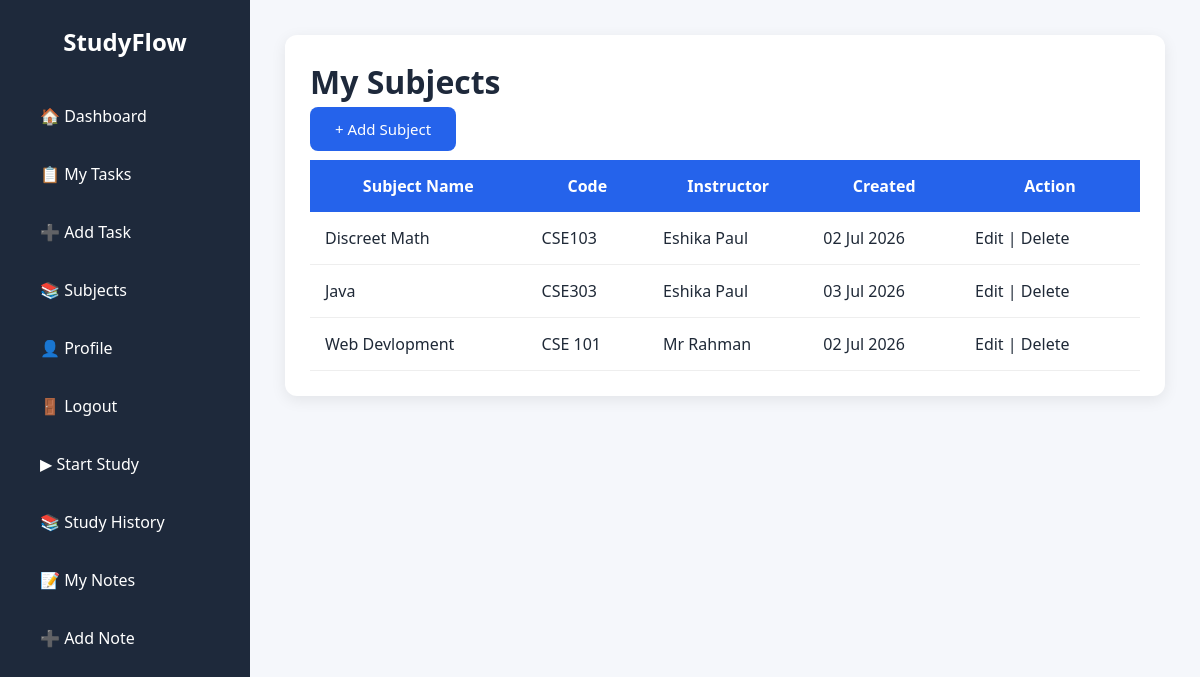
Screenshot of /Views/subject/list.php (signed in) with the database file from the repository.
### tables this page shows
CREATE TABLE `subjects` (
  `id` int(11) NOT NULL,
  `user_id` int(11) NOT NULL,
  `subject_name` varchar(100) NOT NULL,
  `subject_code` varchar(50) DEFAULT NULL,
  `instructor` varchar(100) DEFAULT NULL,
  `created_at` timestamp NOT NULL DEFAULT current_timestamp()
);

### Models/Subject.php (called while the page is built, shortened)
<?php
class Subject
{
    private $conn;
    public function __construct($db)
    {
        $this->conn = $db;
    }
    public function getAllSubjects($user_id)
    {
        $sql = "SELECT *
                FROM subjects
                WHERE user_id = ?
                ORDER BY subject_name ASC";
        $stmt = $this->conn->prepare($sql);
        $stmt->bind_param("i", $user_id);
        $stmt->execute();
        return $stmt->get_result();
    }
}

### Views/Subject/list.php (the view, shortened to what this page needs)
<?php
require_once "../../Config/database.php";
require_once "../../Models/Subject.php";
$subject = new Subject($conn);
$subjects = $subject->getAllSubjects($_SESSION['user_id']);
include "../../Includes/header.php";
include "../../Includes/sidebar.php";
?>
<div class="main">
<div class="card">
<h1>My Subjects</h1>
<p style="margin-bottom:20px;">
<a href="add.php" class="btn">
+ Add Subject
</a>
</p>
<table>
<tr>
<th>Subject Name</th>
<th>Code</th>
<th>Instructor</th>
<th>Created</th>
<th width="180">Action</th>
</tr>
<?php if($subjects->num_rows > 0){ ?>
<?php while($row = $subjects->fetch_assoc()){ ?>
<tr>
<td><?= htmlspecialchars($row['subject_name']) ?></td>
<td><?= htmlspecialchars($row['subject_code']) ?></td>
<td><?= htmlspecialchars($row['instructor']) ?></td>
<td><?= date("d M Y",strtotime($row['created_at'])) ?></td>
<td>
<a href="edit.php?id=<?= $row['id'] ?>">
Edit
</a>
|
<a href="../../Controllers/subjectController.php?action=delete&id=<?= $row['id']; ?>"
   onclick="return confirm('Are you sure you want to delete this subject?');">
    Delete
</a>
</td>
</tr>
<?php } ?>
<?php } ?>
</table>
</div>
</div>
<?php include "../../Includes/footer.php"; ?>

### Assets/Css/style.css (style rules this page uses)
* { margin:0; padding:0; box-sizing:border-box; font-family:"Segoe UI",Tahoma,Geneva,Verdana,sans-serif; }
a { text-decoration:none; color:inherit; }
.main { margin-left:250px; padding:35px; min-height:100vh; }
h1 { margin-bottom:15px; color:#1e293b; }
.card { background:#fff; border-radius:12px; padding:25px; box-shadow:0 4px 15px rgba(0,0,0,.08); }
.btn { background:#2563eb; color:#fff; border:none; padding:12px 25px; border-radius:8px; cursor:pointer; font-size:15px; transition:.3s; }
table { width:100%; border-collapse:collapse; background:#fff; margin-top:20px; }
table th { background:#2563eb; color:#fff; padding:15px; }
table td { padding:15px; border-bottom:1px solid #eee; }

### rows the page displays
subjects: subject_name "Discreet Math", subject_code "CSE103", instructor "Eshika Paul", created_at "02 Jul 2026"
subjects: subject_name "Java", subject_code "CSE303", instructor "Eshika Paul", created_at "03 Jul 2026"
subjects: subject_name "Web Devlopment", subject_code "CSE 101", instructor "Mr Rahman", created_at "02 Jul 2026"
